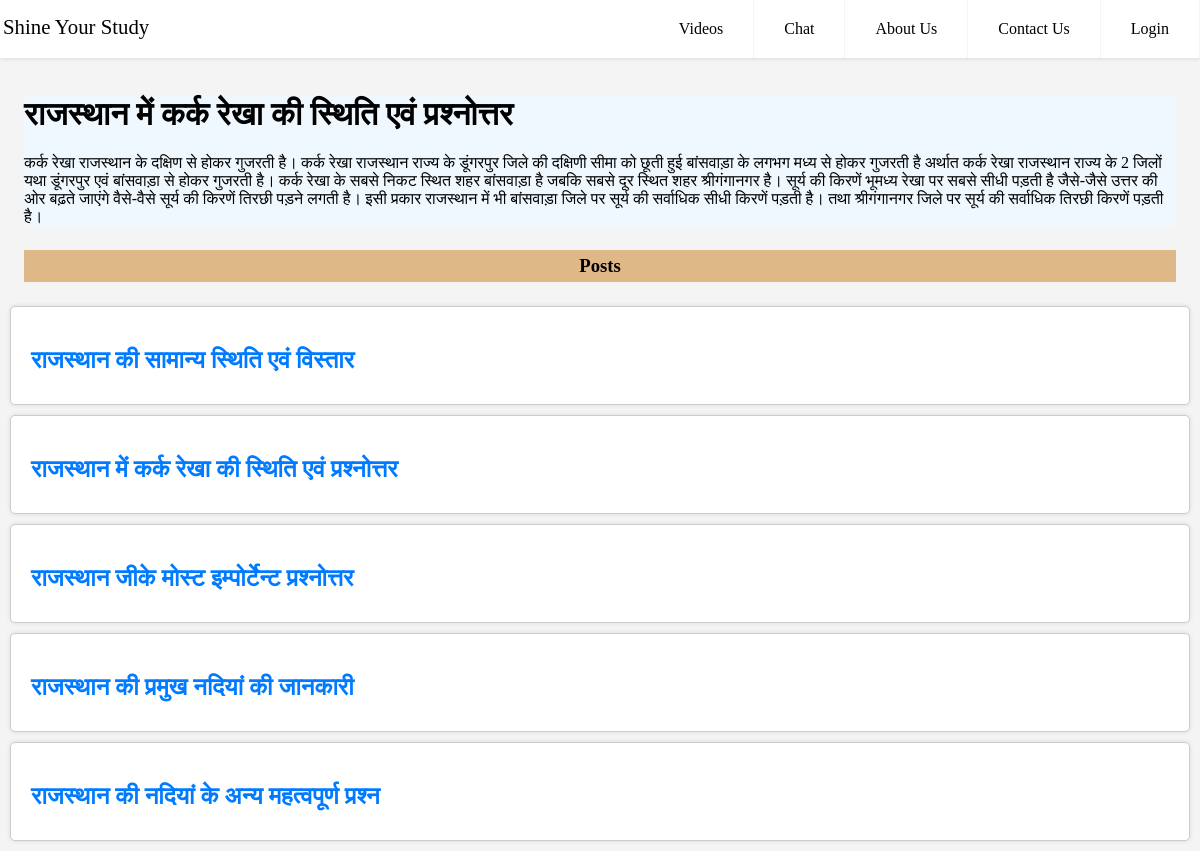
Screenshot of /post/2 with the database file from the repository.
### myapp/models.py (models this page shows, shortened)
class Post(models.Model):
    name = models.CharField(max_length=100)
    comment = models.CharField(max_length=1000)

### myapp/views.py (the view)
def post(request, post_id):
    post = Post.objects.all()
    posts = int(post_id) - 1
    p = post[posts]
    return render(request, "myapp/post.html", { "post": p, "posts": post })

### myapp/templates/myapp/post.html (shortened to what this page needs)
{% extends 'myapp/layout.html' %}
{% block body %}
<br>
<br>
<div style="margin: 2%;background-color: aliceblue;">
<h1>{{ post.name }}</h1>
<p>{{ post.comment }}</p>
</div>
<h3>Posts</h3>
{% for post in posts %}
<a style="text-decoration: none;" href="/post/{{post.id}}"><div class="post">
    <h2>{{ post.name }}</h2>
</div></a>
{% endfor %}
{% endblock %}

### myapp/templates/myapp/layout.html (style rules this page uses)
body { margin: 0; font-family: 'Droid Serif', serif; background-color: #f4f4f4; }
a { color: #000; }
h2 { font-size: 24px; margin-bottom: 10px; }
h3 { text-align: center; background-color: burlywood; margin: 2%; padding: 5px; }
.post { background-color: #fff; border: 1px solid #ccc; border-radius: 5px; padding: 20px; margin: 10px; box-shadow: 0 0 5px rgba(0, 0, 0, 0.1); }
.post h2 { color: #007bff; margin-bottom: 10px; }

### rows the page displays
Post: name "राजस्थान में कर्क रेखा की स्थिति एवं प्रश्नोत्तर", comment "कर्क रेखा राजस्थान के दक्षिण से होकर गुजरती है। कर्क रेखा राजस्थान राज्य के डूंगरपुर जिले की दक्षिणी सीमा को छूती हुई बांसवाड़ा के लगभग मध्य से होकर गुजरती है अर्थात कर्क रेखा राजस्थान राज्य के 2 जिलों यथा डूंगरपुर एवं बांसवाड़ा से होकर गुजरती है। कर्क रेखा के सबसे निकट स्थित शहर बांसवाड़ा है जबकि सबसे दूर स्थित शहर श्रीगंगानगर है। सूर्य की किरणें भूमध्य रेखा पर सबसे सीधी पड़ती है जैसे-जैसे उत्तर की ओर बढ़ते जाएंगे वैसे-वैसे सूर्य की किरणें तिरछी पड़ने लगती है। इसी प्रकार राजस्थान में भी बांसवाड़ा जिले पर सूर्य की सर्वाधिक सीधी किरणें पड़ती है। तथा श्रीगंगानगर जिले पर सूर्य की सर्वाधिक तिरछी किरणें पड़ती है।"
Post: name "राजस्थान की सामान्य स्थिति एवं विस्तार"
Post: name "राजस्थान जीके मोस्ट इम्पोर्टेन्ट प्रश्नोत्तर"
Post: name "राजस्थान की प्रमुख नदियां की जानकारी"
Post: name "राजस्थान की नदियां के अन्य महत्वपूर्ण प्रश्न"
